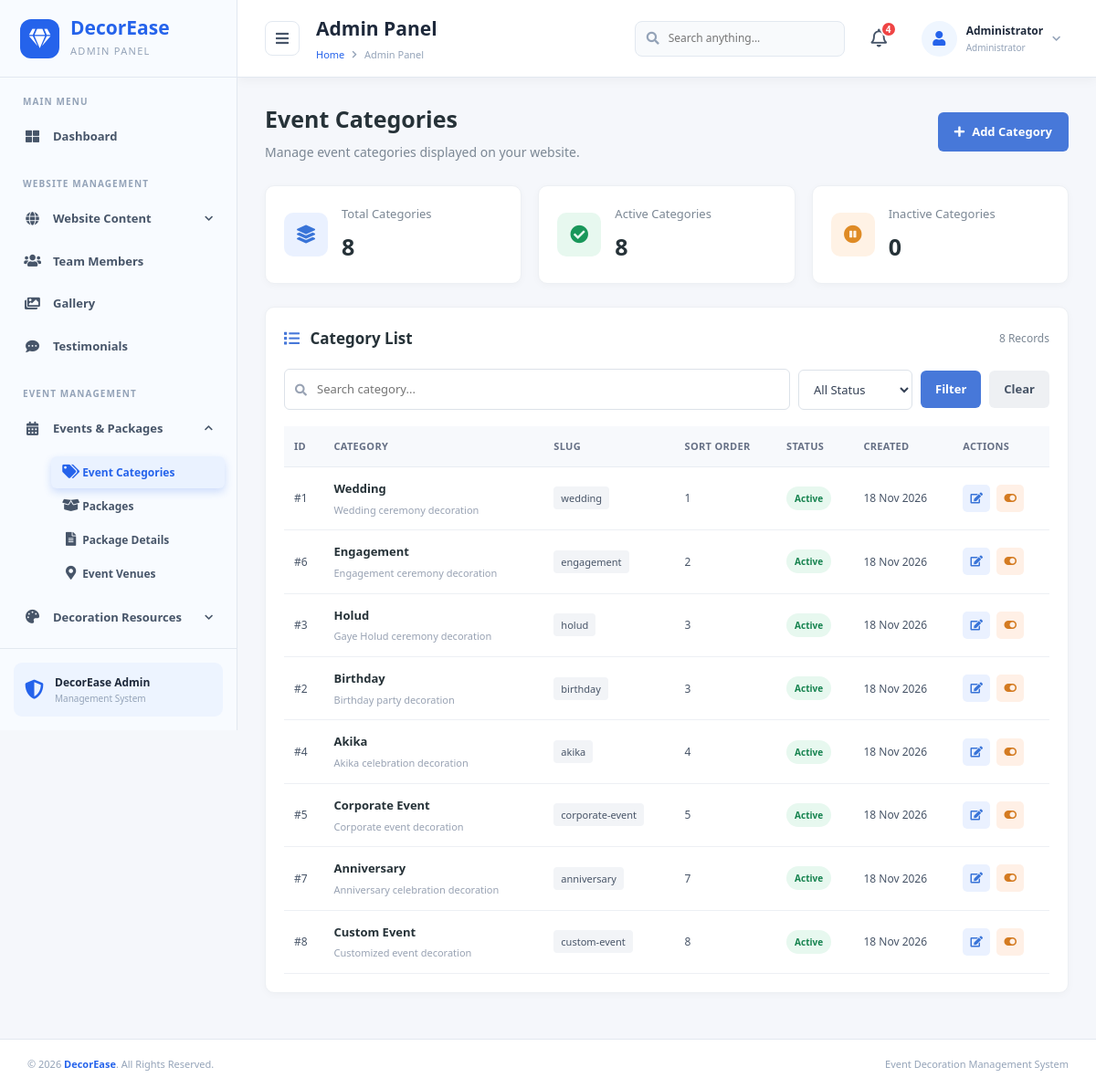
Page /admin/event_categories.php (signed in) on the committed database.
### tables this page shows
CREATE TABLE `event_categories` (
  `category_id` int(10) UNSIGNED NOT NULL,
  `name` varchar(150) NOT NULL,
  `slug` varchar(160) NOT NULL,
  `description` text DEFAULT NULL,
  `image_id` int(10) UNSIGNED DEFAULT NULL,
  `sort_order` int(11) DEFAULT 0,
  `status` enum('active','inactive') DEFAULT 'active',
  `created_at` timestamp NOT NULL DEFAULT current_timestamp()
);

### admin/event_categories.php (the view, shortened to what this page needs)
<?php
include_once '../db.php';
function e($value)
{
    return htmlspecialchars((string)$value, ENT_QUOTES, 'UTF-8');
}
$search = trim($_GET['search'] ?? '');
$where = [];
$params = [];
$types = '';
$whereSQL = $where ? "WHERE " . implode(" AND ", $where) : "";
$stats = [
    'total' => 0,
    'active' => 0,
    'inactive' => 0
];
$statsQuery = $conn->query(
    "SELECT
        COUNT(*) AS total,
        SUM(status = 'active') AS active,
        SUM(status = 'inactive') AS inactive
     FROM event_categories"
);
if ($statsQuery && $statsRow = $statsQuery->fetch_assoc()) {
    $stats['total'] = (int)$statsRow['total'];
    $stats['active'] = (int)$statsRow['active'];
    $stats['inactive'] = (int)$statsRow['inactive'];
}
$limit = 10;
$page = max(1, (int)($_GET['page'] ?? 1));
$countSQL = "SELECT COUNT(*) AS total FROM event_categories $whereSQL";
$countStmt = $conn->prepare($countSQL);
$countStmt->execute();
$totalRows = (int)$countStmt->get_result()->fetch_assoc()['total'];
$totalPages = max(1, (int)ceil($totalRows / $limit));
$page = min($page, $totalPages);
$offset = ($page - 1) * $limit;
$listSQL = "
    SELECT category_id, name, slug, description, sort_order, status, created_at
    FROM event_categories
    $whereSQL
    ORDER BY sort_order ASC, category_id DESC
    LIMIT ? OFFSET ?
";
$listStmt = $conn->prepare($listSQL);
$listTypes = $types . "ii";
$listParams = $params;
$listParams[] = $limit;
$listParams[] = $offset;
$listStmt->bind_param($listTypes, ...$listParams);
$listStmt->execute();
$categories = $listStmt->get_result();
?>
<!DOCTYPE html>
<html lang="en">
<head>
    <link rel="stylesheet"
          href="https://cdnjs.cloudflare.com/ajax/libs/font-awesome/5.15.4/css/all.min.css">
    <link rel="stylesheet" href="includes/css/admin.css">
</head>
<body>
<div class="admin-layout">
    <?php include 'includes/sidebar.php'; ?>
    <main class="main-content">
        <?php include 'includes/header.php'; ?>
        <div class="content-wrapper event-categories-page">
            <div class="page-heading">
                <div>
                    <h1>Event Categories</h1>
                    <p>Manage event categories displayed on your website.</p>
                </div>
                <a href="add_category.php" class="ec-add-btn">
                    <i class="fas fa-plus"></i>
                    Add Category
                </a>
            </div>
            <div class="ec-stats">
                <div class="ec-stat-card">
                    <div class="ec-stat-icon total">
                        <i class="fas fa-layer-group"></i>
                    </div>
                    <div>
                        <span>Total Categories</span>
                        <h2><?= $stats['total'] ?></h2>
                    </div>
                </div>
                <div class="ec-stat-card">
                    <div class="ec-stat-icon active">
                        <i class="fas fa-check-circle"></i>
                    </div>
                    <div>
                        <span>Active Categories</span>
                        <h2><?= $stats['active'] ?></h2>
                    </div>
                </div>
                <div class="ec-stat-card">
                    <div class="ec-stat-icon inactive">
                        <i class="fas fa-pause-circle"></i>
                    </div>
                    <div>
                        <span>Inactive Categories</span>
                        <h2><?= $stats['inactive'] ?></h2>
                    </div>
                </div>
            </div>
            <div class="ec-content-grid">
                <section class="ec-panel ec-list-panel">
                    <div class="ec-panel-heading">
                        <h2><i class="fas fa-list"></i> Category List</h2>
                        <span class="ec-result-count">
                            <?= $totalRows ?> Records
                        </span>
                    </div>
                    <form method="GET" class="ec-filter-form">
                        <div class="ec-search-box">
                            <i class="fas fa-search"></i>
                            <input type="text" name="search"
                                   placeholder="Search category..."
                                   value="<?= e($search) ?>">
                        </div>
                        <select name="status">
                            <option value="">All Status</option>
                        </select>
                        <button type="submit" class="ec-filter-btn">
                            Filter
                        </button>
                        <a href="event_categories.php" class="ec-clear-btn">
                            Clear
                        </a>
                    </form>
                    <div class="ec-table-wrapper">
                        <table class="ec-table">
                            <thead>
                                <tr>
                                    <th>ID</th>
                                    <th>Category</th>
                                    <th>Slug</th>
                                    <th>Sort Order</th>
                                    <th>Status</th>
                                    <th>Created</th>
                                    <th>Actions</th>
                                </tr>
                            </thead>
                            <tbody>
                            <?php if ($categories->num_rows > 0): ?>
                                <?php while ($category = $categories->fetch_assoc()): ?>
                                    <tr>
                                        <td>#<?= (int)$category['category_id'] ?></td>
                                        <td>
                                            <div class="ec-category-name">
                                                <strong><?= e($category['name']) ?></strong>
                                                <?php if (!empty($category['description'])): ?>
                                                    <small><?= e($category['description']) ?></small>
                                                <?php endif; ?>
                                            </div>
                                        </td>
                                        <td>
                                            <span class="ec-slug">
                                                <?= e($category['slug']) ?>
                                            </span>
                                        </td>
                                        <td><?= (int)$category['sort_order'] ?></td>
                                        <td>
                                            <span class="ec-status <?= e($category['status']) ?>">
                                                <?= ucfirst(e($category['status'])) ?>
                                            </span>
                                        </td>
                                        <td>
                                            <?= $category['created_at']
                                                ? date('d M Y', strtotime($category['created_at']))
                                                : '—' ?>
                                        </td>
                                        <td>
                                            <div class="ec-action-buttons">
                                                <a href="event_categories.php?edit=<?= (int)$category['category_id'] ?>"
                                                   class="ec-edit-btn"
                                                   title="Edit Category">
                                                    <i class="fas fa-edit"></i>
                                                </a>
                                                <form method="POST"
                                                      onsubmit="return confirm('Are you sure you want to change this category status?');">
                                                    <button type="submit"
                                                            class="ec-toggle-btn <?= $category['status'] === 'active' ? 'make-inactive' : 'make-active' ?>"
                                                            title="<?= $category['status'] === 'active' ? 'Deactivate' : 'Activate' ?>">
                                                        <i class="fas <?= $category['status'] === 'active' ? 'fa-toggle-on' : 'fa-toggle-off' ?>"></i>
                                                    </button>
                                                </form>
                                            </div>
                                        </td>
                                    </tr>
                                <?php endwhile; ?>
                            <?php endif; ?>
                            </tbody>
                        </table>
                    </div>
                </section>
            </div>
        </div>
    </main>
</div>
<?php
include 'includes/footer.php';
?>
</body>
</html>

### rows in the picture
event_categories: category_id "1", name "Wedding", description "Wedding ceremony decoration", slug "wedding", sort_order "1", status "Active", created_at "18 Nov 2026"
event_categories: category_id "6", name "Engagement", description "Engagement ceremony decoration", slug "engagement", sort_order "2", status "Active", created_at "18 Nov 2026"
event_categories: category_id "3", name "Holud", description "Gaye Holud ceremony decoration", slug "holud", sort_order "3", status "Active", created_at "18 Nov 2026"
event_categories: category_id "2", name "Birthday", description "Birthday party decoration", slug "birthday", sort_order "3", status "Active", created_at "18 Nov 2026"
event_categories: category_id "4", name "Akika", description "Akika celebration decoration", slug "akika", sort_order "4", status "Active", created_at "18 Nov 2026"
event_categories: category_id "5", name "Corporate Event", description "Corporate event decoration", slug "corporate-event", sort_order "5", status "Active", created_at "18 Nov 2026"
event_categories: category_id "7", name "Anniversary", description "Anniversary celebration decoration", slug "anniversary", sort_order "7", status "Active", created_at "18 Nov 2026"
event_categories: category_id "8", name "Custom Event", description "Customized event decoration", slug "custom-event", sort_order "8", status "Active", created_at "18 Nov 2026"

### other values in the picture
$pageTitle "Admin Panel"
$unreadCount "4"
$adminName "Administrator"
$stats['total'] "8"
$stats['active'] "8"
$stats['inactive'] "0"
$totalRows "8"
